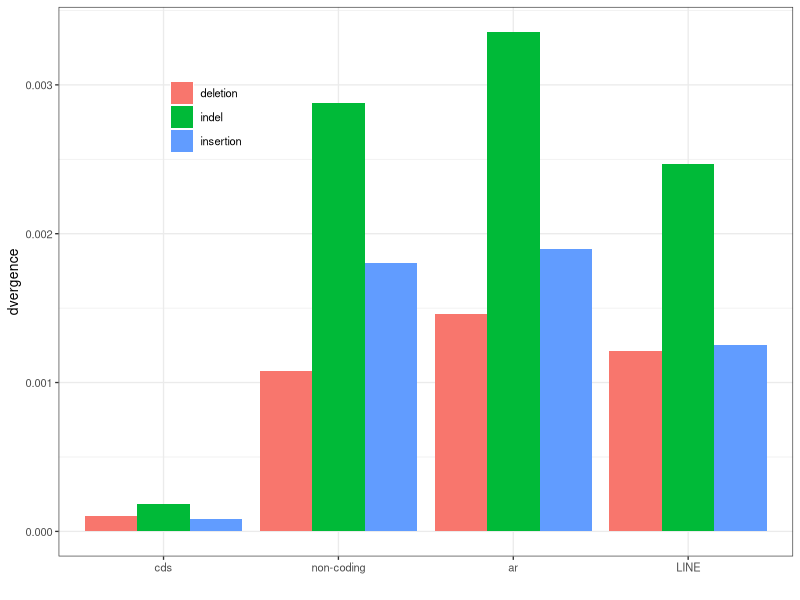

Write R code to recreate this figure.
library(ggplot2)
library(dplyr)

cds_div = read.delim('divergence_data/dmel_cds_indel_divergence.txt')
non_coding_div = read.delim('divergence_data/dmel_noncoding_indel_divergence.txt')
ar_div = read.delim('divergence_data/dmel_ar_indel_divergence.txt')
line_div = read.delim('divergence_data/dmel_ar_LINEs_indel_divergence.txt')

cds_div$type = 'cds'
non_coding_div$type = 'non-coding'
ar_div$type = 'ar'
line_div$type = 'LINE'

div = rbind(cds_div, non_coding_div, ar_div, line_div)

div$type = factor(div$type, levels=c('cds', 'non-coding', 'ar', 'LINE'))

all_chr = summarise(group_by(subset(div, chromo != 'X' & chromo != 'XHet' & chromo != 'YHet'), type, indel_type),
    chromo='autosomes', indels=sum(n_variants), callable=sum(callable))

all_chr$divergence = all_chr$indels / all_chr$callable

div_plot = ggplot(all_chr, aes(x=type, y=divergence, fill=indel_type)) +
    geom_bar(stat='identity', position='dodge') +
    theme_bw(base_size = 10) +
    xlab('') + ylab('dvergence') +
    theme(legend.title=element_blank(), legend.position=c(0.2, 0.8), legend.background=element_blank())

ggsave('indel_divergence.pdf', plot=div_plot, width=3.5, height=3)

write.csv(all_chr, file='indel_divergence.csv', row.names=FALSE)